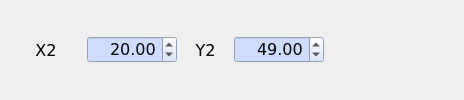
         <widget class="QWidget" name="layoutWidget19_3">
          <property name="font">
           <font>
            <family>Verdana</family>
            <pointsize>12</pointsize>
            <italic>false</italic>
            <bold>false</bold>
           </font>
          </property>
          <layout class="QHBoxLayout" name="horizontalLayout_51">
           <item>
            <widget class="QLabel" name="label_93">
             <property name="minimumSize">
              <size>
               <width>70</width>
               <height>0</height>
              </size>
             </property>
             <property name="maximumSize">
              <size>
               <width>70</width>
               <height>16777215</height>
              </size>
             </property>
             <property name="palette">
              <palette>
               <active>
                <colorrole role="Button">
                 <brush brushstyle="SolidPattern">
                  <color alpha="255">
                   <red>221</red>
                   <green>221</green>
                   <blue>221</blue>
                  </color>
                 </brush>
                </colorrole>
                <colorrole role="Base">
                 <brush brushstyle="SolidPattern">
                  <color alpha="255">
                   <red>221</red>
                   <green>221</green>
                   <blue>221</blue>
                  </color>
                 </brush>
                </colorrole>
                <colorrole role="Window">
                 <brush brushstyle="SolidPattern">
                  <color alpha="255">
                   <red>221</red>
                   <green>221</green>
                   <blue>221</blue>
                  </color>
                 </brush>
                </colorrole>
               </active>
               <inactive>
                <colorrole role="Button">
                 <brush brushstyle="SolidPattern">
                  <color alpha="255">
                   <red>221</red>
                   <green>221</green>
                   <blue>221</blue>
                  </color>
                 </brush>
                </colorrole>
                <colorrole role="Base">
                 <brush brushstyle="SolidPattern">
                  <color alpha="255">
                   <red>221</red>
                   <green>221</green>
                   <blue>221</blue>
                  </color>
                 </brush>
                </colorrole>
                <colorrole role="Window">
                 <brush brushstyle="SolidPattern">
                  <color alpha="255">
                   <red>221</red>
                   <green>221</green>
                   <blue>221</blue>
                  </color>
                 </brush>
                </colorrole>
               </inactive>
               <disabled>
                <colorrole role="Button">
                 <brush brushstyle="SolidPattern">
                  <color alpha="255">
                   <red>221</red>
                   <green>221</green>
                   <blue>221</blue>
                  </color>
                 </brush>
                </colorrole>
                <colorrole role="Base">
                 <brush brushstyle="SolidPattern">
                  <color alpha="255">
                   <red>221</red>
                   <green>221</green>
                   <blue>221</blue>
                  </color>
                 </brush>
                </colorrole>
                <colorrole role="Window">
                 <brush brushstyle="SolidPattern">
                  <color alpha="255">
                   <red>221</red>
                   <green>221</green>
                   <blue>221</blue>
                  </color>
                 </brush>
                </colorrole>
               </disabled>
              </palette>
             </property>
             <property name="font">
              <font>
               <family>Verdana</family>
               <pointsize>12</pointsize>
               <italic>false</italic>
               <bold>false</bold>
              </font>
             </property>
             <property name="layoutDirection">
              <enum>Qt::LeftToRight</enum>
             </property>
             <property name="autoFillBackground">
              <bool>false</bool>
             </property>
             <property name="frameShadow">
              <enum>QFrame::Sunken</enum>
             </property>
             <property name="text">
              <string>X2</string>
             </property>
             <property name="alignment">
              <set>Qt::AlignCenter</set>
             </property>
            </widget>
           </item>
           <item>
            <widget class="QDoubleSpinBox" name="xp2_3">
             <property name="minimumSize">
              <size>
               <width>90</width>
               <height>0</height>
              </size>
             </property>
             <property name="maximumSize">
              <size>
               <width>90</width>
               <height>16777215</height>
              </size>
             </property>
             <property name="styleSheet">
              <string notr="true">background-color: rgb(206, 221, 255);
font: 12pt &quot;Verdana&quot;;</string>
             </property>
             <property name="alignment">
              <set>Qt::AlignRight|Qt::AlignTrailing|Qt::AlignVCenter</set>
             </property>
             <property name="minimum">
              <double>-10000.000000000000000</double>
             </property>
             <property name="maximum">
              <double>10000.000000000000000</double>
             </property>
             <property name="singleStep">
              <double>10.000000000000000</double>
             </property>
             <property name="value">
              <double>20.000000000000000</double>
             </property>
            </widget>
           </item>
           <item>
            <widget class="QLabel" name="label_94">
             <property name="minimumSize">
              <size>
               <width>45</width>
               <height>0</height>
              </size>
             </property>
             <property name="maximumSize">
              <size>
               <width>45</width>
               <height>16777215</height>
              </size>
             </property>
             <property name="palette">
              <palette>
               <active>
                <colorrole role="Button">
                 <brush brushstyle="SolidPattern">
                  <color alpha="255">
                   <red>221</red>
                   <green>221</green>
                   <blue>221</blue>
                  </color>
                 </brush>
                </colorrole>
                <colorrole role="Base">
                 <brush brushstyle="SolidPattern">
                  <color alpha="255">
                   <red>221</red>
                   <green>221</green>
                   <blue>221</blue>
                  </color>
                 </brush>
                </colorrole>
                <colorrole role="Window">
                 <brush brushstyle="SolidPattern">
                  <color alpha="255">
                   <red>221</red>
                   <green>221</green>
                   <blue>221</blue>
                  </color>
                 </brush>
                </colorrole>
               </active>
               <inactive>
                <colorrole role="Button">
                 <brush brushstyle="SolidPattern">
                  <color alpha="255">
                   <red>221</red>
                   <green>221</green>
                   <blue>221</blue>
                  </color>
                 </brush>
                </colorrole>
                <colorrole role="Base">
                 <brush brushstyle="SolidPattern">
                  <color alpha="255">
                   <red>221</red>
                   <green>221</green>
                   <blue>221</blue>
                  </color>
                 </brush>
                </colorrole>
                <colorrole role="Window">
                 <brush brushstyle="SolidPattern">
                  <color alpha="255">
                   <red>221</red>
                   <green>221</green>
                   <blue>221</blue>
                  </color>
                 </brush>
                </colorrole>
               </inactive>
               <disabled>
                <colorrole role="Button">
                 <brush brushstyle="SolidPattern">
                  <color alpha="255">
                   <red>221</red>
                   <green>221</green>
                   <blue>221</blue>
                  </color>
                 </brush>
                </colorrole>
                <colorrole role="Base">
                 <brush brushstyle="SolidPattern">
                  <color alpha="255">
                   <red>221</red>
                   <green>221</green>
                   <blue>221</blue>
                  </color>
                 </brush>
                </colorrole>
                <colorrole role="Window">
                 <brush brushstyle="SolidPattern">
                  <color alpha="255">
                   <red>221</red>
                   <green>221</green>
                   <blue>221</blue>
                  </color>
                 </brush>
                </colorrole>
               </disabled>
              </palette>
             </property>
             <property name="font">
              <font>
               <family>Verdana</family>
               <pointsize>12</pointsize>
               <italic>false</italic>
               <bold>false</bold>
              </font>
             </property>
             <property name="layoutDirection">
              <enum>Qt::LeftToRight</enum>
             </property>
             <property name="autoFillBackground">
              <bool>false</bool>
             </property>
             <property name="frameShadow">
              <enum>QFrame::Sunken</enum>
             </property>
             <property name="text">
              <string>Y2</string>
             </property>
             <property name="alignment">
              <set>Qt::AlignCenter</set>
             </property>
            </widget>
           </item>
           <item>
            <widget class="QDoubleSpinBox" name="yp2_3">
             <property name="minimumSize">
              <size>
               <width>90</width>
               <height>0</height>
              </size>
             </property>
             <property name="maximumSize">
              <size>
               <width>90</width>
               <height>16777215</height>
              </size>
             </property>
             <property name="styleSheet">
              <string notr="true">background-color: rgb(206, 221, 255);
font: 12pt &quot;Verdana&quot;;</string>
             </property>
             <property name="alignment">
              <set>Qt::AlignRight|Qt::AlignTrailing|Qt::AlignVCenter</set>
             </property>
             <property name="minimum">
              <double>-10000.000000000000000</double>
             </property>
             <property name="maximum">
              <double>10000.000000000000000</double>
             </property>
             <property name="singleStep">
              <double>10.000000000000000</double>
             </property>
             <property name="value">
              <double>49.000000000000000</double>
             </property>
            </widget>
           </item>
           <item>
            <widget class="QLineEdit" name="bp_3">
             <property name="enabled">
              <bool>false</bool>
             </property>
             <property name="maximumSize">
              <size>
               <width>16777215</width>
               <height>16777215</height>
              </size>
             </property>
             <property name="font">
              <font>
               <family>Verdana</family>
               <pointsize>9</pointsize>
               <italic>false</italic>
               <bold>false</bold>
              </font>
             </property>
             <property name="styleSheet">
              <string notr="true">font: 9pt &quot;Verdana&quot;;</string>
             </property>
             <property name="frame">
              <bool>false</bool>
             </property>
             <property name="alignment">
              <set>Qt::AlignLeading|Qt::AlignLeft|Qt::AlignVCenter</set>
             </property>
            </widget>
           </item>
          </layout>
         </widget>
